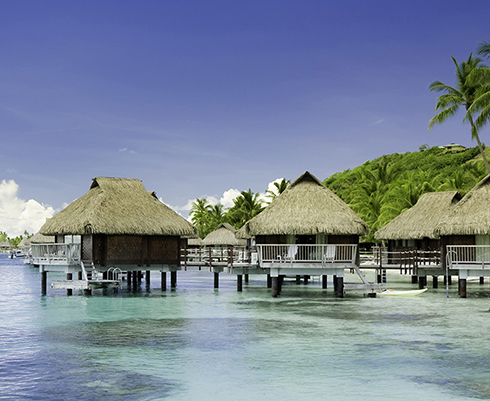
#> input picture 1-1.jpg, 490 x 401 px
$ jupyter execute --allow-errors Untitled.ipynb
#> lines starting #> are read from the running program, lines starting #| are printed output that depends on the picture
### utils.py
import cv2
import numpy as np

class DataEnhance:
    def __init__(self):
        pass

    # [24 lines left out: functions BrightnessNormalization, HistogramEqualization, not called in this run]

class FindKeyPointsAndMatching:
    def __init__(self):
        self.sift = cv2.xfeatures2d.SIFT_create()
        self.brute = cv2.BFMatcher()
        self.FLANN_INDEX_KDTREE = 1
        self.index_params = dict(algorithm=self.FLANN_INDEX_KDTREE, trees=5)
        self.search_params = dict(checks=50)
        self.flann = cv2.FlannBasedMatcher(self.index_params, self.search_params)

    def get_key_points(self, img1, img2):
        g_img1 = cv2.cvtColor(img1, cv2.COLOR_BGR2GRAY)
        g_img2 = cv2.cvtColor(img2, cv2.COLOR_BGR2GRAY)
        kp1, kp2 = {}, {}
        print('=======>Detecting key points!')
        kp1['kp'], kp1['des'] = self.sift.detectAndCompute(g_img1, None)
        kp2['kp'], kp2['des'] = self.sift.detectAndCompute(g_img2, None)
        return kp1, kp2

    def match(self, kp1, kp2, MatchMethod = 'brute'):
        print('=======>Matching key points!')
        if MatchMethod == 'brute':
            matches = self.brute.knnMatch(kp1['des'], kp2['des'], k=2)
        elif MatchMethod == 'flann':
            matches = self.flann.knnMatch(kp1['des'], kp2['des'], k=2)
        good_matches = []
        for i, (m, n) in enumerate(matches):
            if m.distance < 0.7 * n.distance:
                good_matches.append((m.trainIdx, m.queryIdx))
        if len(good_matches) > 4:
            key_points1 = kp1['kp']
            key_points2 = kp2['kp']
            matched_kp1 = np.float32(
                [key_points1[i].pt for (_, i) in good_matches]
            )
            matched_kp2 = np.float32(
                [key_points2[i].pt for (i, _) in good_matches]
            )

            print('=======>Random sampling and computing the homography matrix!')
            homo_matrix, _ = cv2.findHomography(matched_kp1, matched_kp2, cv2.RANSAC, 4)
            return homo_matrix
        else:
            return None


class PasteTwoImages:
    def __init__(self):
        pass

    # [13 lines left out: function __call__, not called in this run]

### Untitled.ipynb
[cell 1]
import cv2
import numpy as np
import utils

img1 = '1-1.jpg'
img2 = '1-2.jpg'

FindKey = utils.FindKeyPointsAndMatching()
img1 = cv2.imread(img1)
#> img1 is the input picture: shape (401, 490, 3); mean B, G, R 150.4, 133.8, 121.5
img2 = cv2.imread(img2)
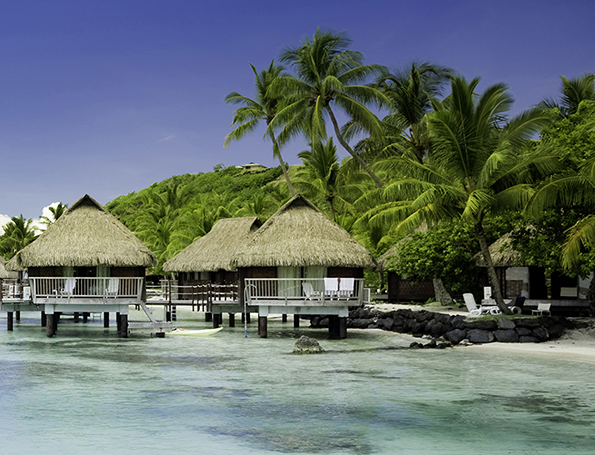
#> input picture 1-2.jpg, 595 x 455 px
#> img2 is the input picture: shape (455, 595, 3); mean B, G, R 111.4, 112.8, 101.4

kp1,kp2 = FindKey.get_key_points(img1 = img1, img2 = img2)
#> in get_key_points, `g_img1 = cv2.cvtColor(img1, cv2.COLOR_BGR2GRAY)`:
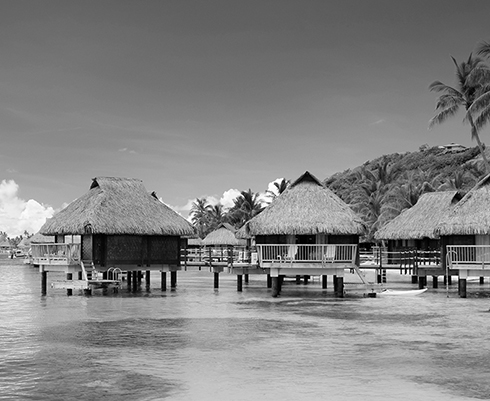
#> g_img1: shape (401, 490); min 0, max 255, mean 132
#> in get_key_points, `g_img2 = cv2.cvtColor(img2, cv2.COLOR_BGR2GRAY)`:
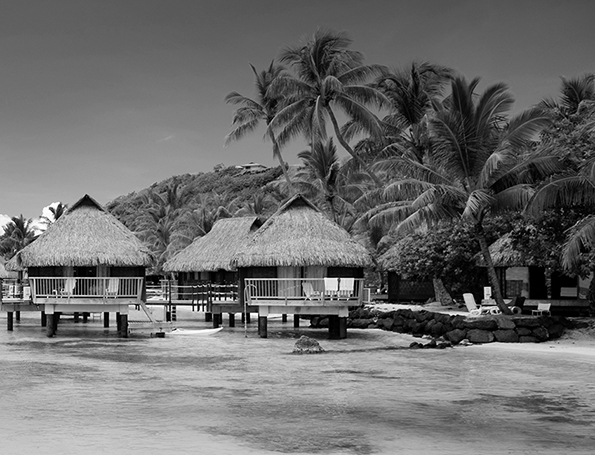
#> g_img2: shape (455, 595); min 0, max 255, mean 109.2
#> kp1 = 2 items; kp2 = 2 items
M = FindKey.match(kp1 = kp1, kp2 = kp2)
#> in match, `matches = self.brute.knnMatch(kp1['des'], kp2['des'], k=2)`: matches = 978 matches
#> after the loop in match, `for i, (m, n) in enumerate(matches):`: good_matches = 412 pairs, first value 3 to 773, second value 175 to 974
#> in match, `key_points1 = kp1['kp']`: key_points1 = 978 keypoints; strongest (x, y, size): (403, 266, 1.8), (407, 266, 1.9), (403, 271, 1.9), (302, 279, 1.9)
#> in match, `key_points2 = kp2['kp']`: key_points2 = 2007 keypoints; strongest (x, y, size): (205, 302, 2), (378, 290, 2), (196, 307, 2.2), (200, 302, 2.2)
#> in match, `matched_kp1 = np.float32( [key_points1[i].pt for (_, i) in good_matche..`: matched_kp1 = 412 pairs, first value 125.8 to 485.7, second value 60.33 to 393.2
#> in match, `matched_kp2 = np.float32( [key_points2[i].pt for (i, _) in good_matche..`: matched_kp2 = 412 pairs, first value 3.66 to 289.2, second value 68.48 to 446.2
#> in match, `homo_matrix, _ = cv2.findHomography(matched_kp1, matched_kp2, cv2.RANS..`: homo_matrix = [[1.13, 0.000159, -261.8], [-0.000114, 1.13, 0.0771], [2.04e-07, 3.35e-07, 1]]
#> M has the same summary as homo_matrix in match

[cell 2]
print(M)
#| [[ 1.13429821e+00  1.58756714e-04 -2.61766311e+02]
#|  [-1.13729023e-04  1.13487015e+00  7.70560564e-02]
#|  [ 2.03773576e-07  3.34763049e-07  1.00000000e+00]]

[cell 3]
h1, w1 = img1.shape[0], img1.shape[1]
#> h1 = 401; w1 = 490
h2, w2 = img2.shape[0], img2.shape[1]
#> h2 = 455; w2 = 595
rect1 = np.array([[0, 0], [0, h1], [w1, h1], [w1, 0]], dtype=np.float32).reshape((4, 1, 2))
#> rect1 = [[0, 0], [0, 401], [490, 401], [490, 0]]
rect2 = np.array([[0, 0], [0, h2], [w2, h2], [w2, 0]], dtype=np.float32).reshape((4, 1, 2))
#> rect2 = [[0, 0], [0, 455], [595, 455], [595, 0]]
rect1

[cell 4]
trans_rect1 = cv2.perspectiveTransform(rect1, M)
#> trans_rect1 = [[-261.8, 0.0771], [-261.7, 455.1], [294, 455], [294, 0.0213]]
total_rect = np.concatenate((rect2, trans_rect1), axis=0)
#> total_rect = [[0, 0], [0, 455], [595, 455], [595, 0], [-261.8, 0.0771], [-261.7, 455.1], [294, 455], [294, 0.0213]]
print(trans_rect1)
#| [[[-2.6176630e+02  7.7056058e-02]]
#|  [[-2.6166751e+02  4.5509891e+02]]
#|  [[ 2.9403464e+02  4.5499774e+02]]
#|  [[ 2.9401047e+02  2.1326706e-02]]]

[cell 5]
print(total_rect.shape)
#| (8, 1, 2)

[cell 6]
min_x, min_y = np.int32(total_rect.min(axis=0).ravel())
#> min_x = -261; min_y = 0
max_x, max_y = np.int32(total_rect.max(axis=0).ravel())
#> max_x = 595; max_y = 455
shift_to_zero_matrix = np.array([[1, 0, -min_x], [0, 1, -min_y], [0, 0, 1]])
#> shift_to_zero_matrix = [[1, 0, 261], [0, 1, 0], [0, 0, 1]]
#> (the rest of this cell did not finish here and is left out)
